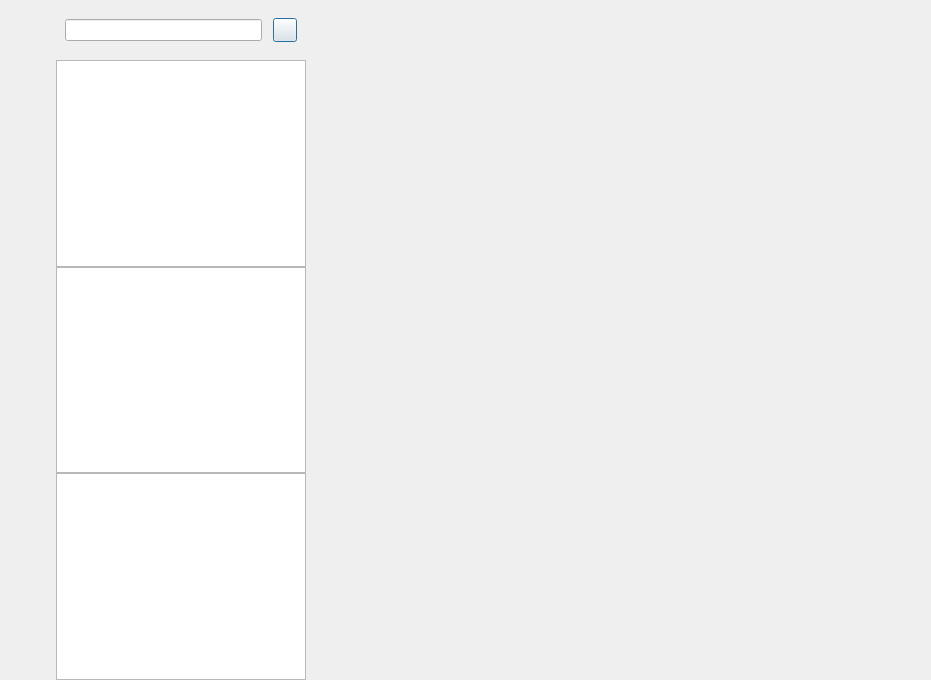
<?xml version="1.0" encoding="UTF-8"?>
<ui version="4.0">
 <class>ChatDialog</class>
 <widget class="QDialog" name="ChatDialog">
  <property name="geometry">
   <rect>
    <x>0</x>
    <y>0</y>
    <width>931</width>
    <height>680</height>
   </rect>
  </property>
  <property name="windowTitle">
   <string>Dialog</string>
  </property>
  <layout class="QHBoxLayout" name="horizontalLayout">
   <property name="spacing">
    <number>0</number>
   </property>
   <property name="leftMargin">
    <number>0</number>
   </property>
   <property name="topMargin">
    <number>0</number>
   </property>
   <property name="rightMargin">
    <number>0</number>
   </property>
   <property name="bottomMargin">
    <number>0</number>
   </property>
   <item>
    <widget class="QWidget" name="side_bar" native="true">
     <property name="sizePolicy">
      <sizepolicy hsizetype="Fixed" vsizetype="Expanding">
       <horstretch>0</horstretch>
       <verstretch>0</verstretch>
      </sizepolicy>
     </property>
     <property name="minimumSize">
      <size>
       <width>56</width>
       <height>0</height>
      </size>
     </property>
     <property name="maximumSize">
      <size>
       <width>56</width>
       <height>16777215</height>
      </size>
     </property>
     <layout class="QVBoxLayout" name="verticalLayout">
      <property name="leftMargin">
       <number>10</number>
      </property>
      <property name="topMargin">
       <number>30</number>
      </property>
      <property name="rightMargin">
       <number>0</number>
      </property>
      <property name="bottomMargin">
       <number>0</number>
      </property>
      <item>
       <widget class="QWidget" name="widget" native="true">
        <layout class="QVBoxLayout" name="verticalLayout_3">
         <property name="spacing">
          <number>7</number>
         </property>
         <property name="leftMargin">
          <number>0</number>
         </property>
         <property name="topMargin">
          <number>0</number>
         </property>
         <property name="rightMargin">
          <number>0</number>
         </property>
         <property name="bottomMargin">
          <number>0</number>
         </property>
         <item>
          <widget class="QLabel" name="side_head_lb">
           <property name="minimumSize">
            <size>
             <width>35</width>
             <height>35</height>
            </size>
           </property>
           <property name="maximumSize">
            <size>
             <width>35</width>
             <height>35</height>
            </size>
           </property>
           <property name="text">
            <string/>
           </property>
          </widget>
         </item>
         <item>
          <widget class="StateWidget" name="side_chat_lb" native="true">
           <property name="minimumSize">
            <size>
             <width>30</width>
             <height>30</height>
            </size>
           </property>
           <property name="maximumSize">
            <size>
             <width>30</width>
             <height>30</height>
            </size>
           </property>
          </widget>
         </item>
         <item>
          <widget class="StateWidget" name="side_contact_lb" native="true">
           <property name="minimumSize">
            <size>
             <width>30</width>
             <height>30</height>
            </size>
           </property>
           <property name="maximumSize">
            <size>
             <width>30</width>
             <height>30</height>
            </size>
           </property>
          </widget>
         </item>
        </layout>
       </widget>
      </item>
      <item>
       <spacer name="verticalSpacer">
        <property name="orientation">
         <enum>Qt::Vertical</enum>
        </property>
        <property name="sizeHint" stdset="0">
         <size>
          <width>20</width>
          <height>40</height>
         </size>
        </property>
       </spacer>
      </item>
     </layout>
    </widget>
   </item>
   <item>
    <widget class="QWidget" name="chat_user_wid" native="true">
     <property name="maximumSize">
      <size>
       <width>250</width>
       <height>16777215</height>
      </size>
     </property>
     <layout class="QVBoxLayout" name="verticalLayout_2">
      <property name="spacing">
       <number>0</number>
      </property>
      <property name="leftMargin">
       <number>0</number>
      </property>
      <property name="topMargin">
       <number>0</number>
      </property>
      <property name="rightMargin">
       <number>0</number>
      </property>
      <property name="bottomMargin">
       <number>0</number>
      </property>
      <item>
       <widget class="QWidget" name="search_wid" native="true">
        <property name="minimumSize">
         <size>
          <width>0</width>
          <height>60</height>
         </size>
        </property>
        <property name="maximumSize">
         <size>
          <width>16777215</width>
          <height>60</height>
         </size>
        </property>
        <layout class="QHBoxLayout" name="horizontalLayout_2">
         <property name="spacing">
          <number>6</number>
         </property>
         <property name="leftMargin">
          <number>9</number>
         </property>
         <property name="topMargin">
          <number>9</number>
         </property>
         <property name="rightMargin">
          <number>9</number>
         </property>
         <property name="bottomMargin">
          <number>9</number>
         </property>
         <item>
          <widget class="CustomizeEdit" name="search_edit"/>
         </item>
         <item>
          <spacer name="horizontalSpacer">
           <property name="orientation">
            <enum>Qt::Horizontal</enum>
           </property>
           <property name="sizeType">
            <enum>QSizePolicy::Fixed</enum>
           </property>
           <property name="sizeHint" stdset="0">
            <size>
             <width>5</width>
             <height>20</height>
            </size>
           </property>
          </spacer>
         </item>
         <item>
          <widget class="ClickedBtn" name="add_btn">
           <property name="minimumSize">
            <size>
             <width>24</width>
             <height>24</height>
            </size>
           </property>
           <property name="maximumSize">
            <size>
             <width>24</width>
             <height>24</height>
            </size>
           </property>
           <property name="text">
            <string/>
           </property>
          </widget>
         </item>
        </layout>
       </widget>
      </item>
      <item>
       <widget class="ChatUserList" name="chat_user_list"/>
      </item>
      <item>
       <widget class="SearchList" name="search_list"/>
      </item>
      <item>
       <widget class="ContactUserList" name="con_user_list"/>
      </item>
     </layout>
    </widget>
   </item>
   <item>
    <widget class="QStackedWidget" name="stackedWidget">
     <property name="currentIndex">
      <number>0</number>
     </property>
     <widget class="ChatPage" name="chat_page"/>
     <widget class="ApplyFriendPage" name="friend_apply_page"/>
    </widget>
   </item>
  </layout>
 </widget>
 <customwidgets>
  <customwidget>
   <class>ClickedBtn</class>
   <extends>QPushButton</extends>
   <header location="global">clickedbtn.h</header>
  </customwidget>
  <customwidget>
   <class>CustomizeEdit</class>
   <extends>QLineEdit</extends>
   <header location="global">customizeedit.h</header>
  </customwidget>
  <customwidget>
   <class>ChatUserList</class>
   <extends>QListWidget</extends>
   <header location="global">chatuserlist.h</header>
  </customwidget>
  <customwidget>
   <class>ChatPage</class>
   <extends>QWidget</extends>
   <header>chatpage.h</header>
   <container>1</container>
  </customwidget>
  <customwidget>
   <class>StateWidget</class>
   <extends>QWidget</extends>
   <header location="global">statewidget.h</header>
   <container>1</container>
  </customwidget>
  <customwidget>
   <class>SearchList</class>
   <extends>QListWidget</extends>
   <header location="global">searchlist.h</header>
  </customwidget>
  <customwidget>
   <class>ContactUserList</class>
   <extends>QListWidget</extends>
   <header location="global">contactuserlist.h</header>
  </customwidget>
  <customwidget>
   <class>ApplyFriendPage</class>
   <extends>QWidget</extends>
   <header location="global">applyfriendpage.h</header>
   <container>1</container>
  </customwidget>
 </customwidgets>
 <resources/>
 <connections/>
</ui>
